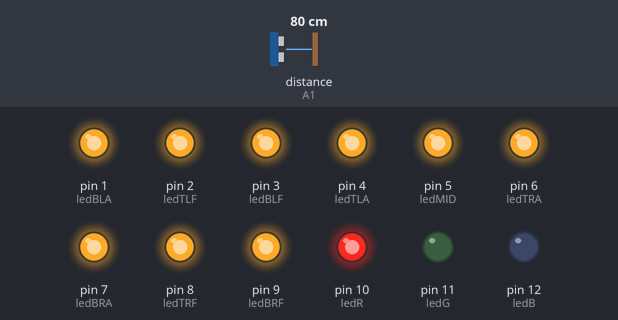
A sketch run on a simulated Arduino Uno, built with avr-gcc and run on an emulated ATmega328P. On the bench: output pins drawn as LEDs (lit = HIGH). Wiring (inferred from the names in the program): ultrasonic range finder: trigger A0; echo A1. The inputs (shaded band) are chosen by the test bench; at power-on: distance to the obstacle (sensor on A1) 80 cm. The echo pulse lasts 58.3 µs per cm; pins used as bus, display or sensor lines are not drawn.

Above: at 1.8 s.
1.9 s: distance to the obstacle (sensor on A1) set to 20 cm
3.7 s: distance to the obstacle (sensor on A1) set to 16 cm
At 9.4 s:
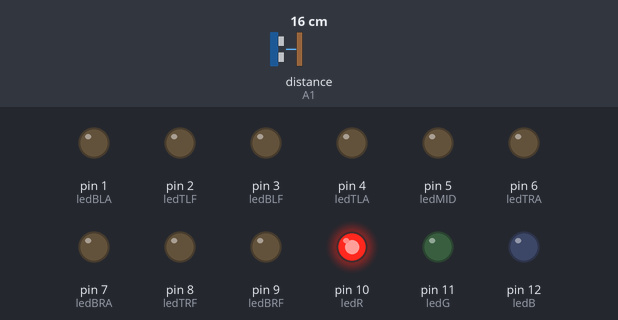
At 13.2 s:
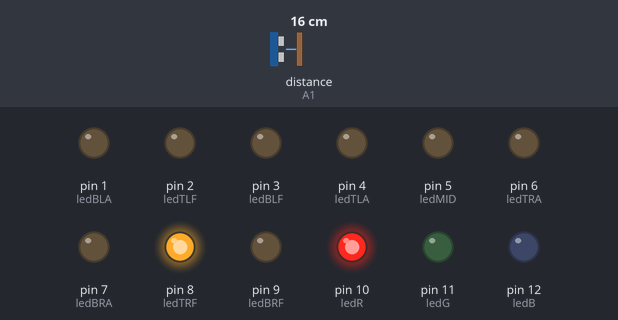
Timing chart, 0 to 13.0 s (numbered marks = the images above; inputs shaded):
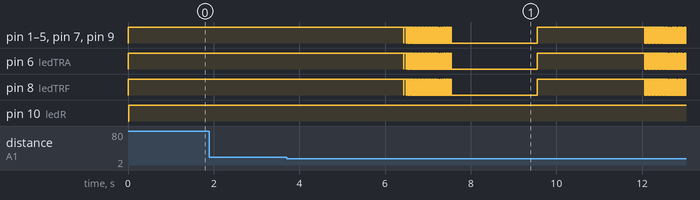

Measured:
- the behaviour switches between 18 and 17 cm on distance to the obstacle (sensor on A1) (found by bisection; images 0 and 1)
- after the input at 3.7 s, pin 1 (ledBLA), pin 2 (ledTLF), pin 3 (ledBLF), pin 4 (ledTLA), pin 5 (ledMID), pin 6 (ledTRA), pin 7 (ledBRA), pin 8 (ledTRF), pin 9 (ledBRF): goes LOW 0.01 s, HIGH 0.05 s, 49 × (LOW 0.01 s, HIGH 0.03 s), LOW 2.0 s, HIGH 2.5 s, 46 × (LOW 0.01 s, HIGH 0.01 s), then LOW, starting after 2.7 s

The sketch:

Fe_cube_07_dist_sensor_nodelay.ino
```cpp
/*
Controlling a led cube or simple LED via a dist sensor

*/

// pins used, avoid use of memory to store it:
#define ledR 10
#define ledG 11
#define ledB 12
// led anodes are connected to pins via a resistor
// Bottom/Top - Left/Right - Aft/Front
#define ledBLA 1
#define ledTLA 4
#define ledBLF 3
#define ledTLF 2
#define ledMID 5
#define ledTRF 8
#define ledBRA 7
#define ledTRA 6
#define ledBRF 9

//distance sensor Trig and Echo
#define trigPin A0
#define echoPin A1

unsigned long currentTime_mus = 0UL, cycle_time = 0UL;
int cycle_brightness = 0;

/*************************************************/
/*       variables for dist sensor interaction   */
/*************************************************/
//activate distance sensor or not
#define USE_DIST true
//speed of sound in air in cm/micros (somewhat slower to account for delay)
#define SPEED_SOUND 0.034
//the max distance in cm we want to measure
#define MAX_DIST 60.
//the distance under which you can't see
#define MIN_DIST 3.5

//control scheme to use to control the LED via dist sensor
#define DSTCTRL_SCALED 0  // color depending on distance hand
#define DSTCTRL_TIMED  1  // color depending on time hand held in place
#define DSTCTROL DSTCTRL_TIMED

//resolution for dist measurements in microseconds
#define DIST_MEAS_RESO 500000UL  //500 ms
//timeout to wait for echo pulse in microseconds
unsigned long timeout_echo = (2* MAX_DIST+1) / SPEED_SOUND;
//storage variables:
unsigned long eduration = 0UL;
float distance = 0, old_distance = 0;
unsigned char echoval;
unsigned long echoduration=0UL;
bool inecholoc = false;
int brightness = 0;
unsigned long last_dist_meas = 0UL;
bool dotrig = false;
//4 scale vals from min to max
#define DSTSCALE_BR_MIN    MIN_DIST
#define DSTSCALE_BR_MAX    MIN_DIST + (MAX_DIST-MIN_DIST)/4.
#define DSTSCALE_BLUE_MIN  DSTSCALE_BR_MAX
#define DSTSCALE_BLUE_MAX  DSTSCALE_BLUE_MIN + (MAX_DIST-MIN_DIST)/4.
#define DSTSCALE_GREEN_MIN DSTSCALE_BLUE_MAX
#define DSTSCALE_GREEN_MAX DSTSCALE_GREEN_MIN + (MAX_DIST-MIN_DIST)/4.
#define DSTSCALE_RED_MIN   DSTSCALE_GREEN_MAX
#define DSTSCALE_RED_MAX   DSTSCALE_RED_MIN + (MAX_DIST-MIN_DIST)/4.

/*************************************************/
/*       Setup code                              */
/*************************************************/
#define test false  //use serial monitor for testing (slows down update rate!)
void setup() {
  if (test) {
    Serial.begin(9600);
  }
 randomSeed(analogRead(0));
 pinMode(ledR,OUTPUT); pinMode(ledG,OUTPUT); pinMode(ledB,OUTPUT);
 pinMode(ledBLA,OUTPUT);  pinMode(ledBLF,OUTPUT); pinMode(ledBRA,OUTPUT);
 pinMode(ledBRF,OUTPUT); pinMode(ledMID,OUTPUT); pinMode(ledTLA,OUTPUT);
 pinMode(ledTLF,OUTPUT); pinMode(ledTRA,OUTPUT); pinMode(ledTRF,OUTPUT);
  // initialize the distance sensor
  pinMode(trigPin, OUTPUT);
  pinMode(echoPin, INPUT);

  cycle_time = micros();
  eduration = 0UL;
}


/*************************************************/
/*      Void Loop & functions                    */
/*************************************************/

float meas_dist(){
  bool updated_dist = false;
  // measure distance once every xx seconds
  if (currentTime_mus-last_dist_meas < DIST_MEAS_RESO){
    dotrig = true;
    inecholoc = false;
  } else if (!inecholoc && dotrig == true){
    dotrig = false;
    // read the distance. Prepare to emit sound
    digitalWrite(trigPin, HIGH);
  } else if (!inecholoc && currentTime_mus-last_dist_meas > DIST_MEAS_RESO + 100UL){
    //we waited long enough, determine new distance, emit sound (8x40kHz pulses):
    echoduration = micros();
    digitalWrite(trigPin, LOW);
    //catch echo, determine distance
    bool contwait = true;
    while (contwait) {
      //timing starts running when pin reads HIGH
      echoval = digitalRead(echoPin);
      if (test) {
        Serial.print("echo val "); Serial.println(echoval);
      }
      if (echoval == HIGH) {
        //start timing
        echoduration = micros();
        contwait = false;
        inecholoc = true;
      } else if (micros() - echoduration > 800UL) {
        //timeout, jump out of loop
        contwait = false;
        inecholoc = false;
        eduration = 0UL;
        updated_dist = true;
      }
    }
  } else if (inecholoc) {
    //we are waiting for the echo, we test the echo pin
    echoval = digitalRead(echoPin);
    //if we read LOW, timing ends
    if (echoval == LOW) {
      //echo received, new edura tion value
      eduration = currentTime_mus-echoduration;
      inecholoc = false;
      updated_dist = true;
    } else if (currentTime_mus-echoduration > timeout_echo) {
      eduration = 0UL;
      inecholoc = false;
      updated_dist = true;
    }
  }
  if (updated_dist) {

      if (test) {
        Serial.print("Duration of echo in microsec ");Serial.println(eduration);
      }
    distance = (eduration/2.) * SPEED_SOUND;
    if (distance < MIN_DIST || distance > MAX_DIST){
      //out of range
      if (test) {
        Serial.println("Niets gezien");
      }
      distance = 0.;
    }
    // Set color values
    dist_to_brightness();
    old_distance = distance;
    if (test) {
       Serial.print("Iets gezien op "); Serial.print(distance); Serial.println(" cm");
     }
    //set time of this dist meas, so it does not happen again too fast
    last_dist_meas = micros();
  }
  return distance;
}


void dist_to_brightness(){
  if (DSTCTROL == DSTCTRL_TIMED) {
    //convert time held in place into brightness value in (0,10)
    if (distance >=DSTSCALE_BR_MIN && distance <= DSTSCALE_BR_MAX ) {
      if (old_distance >=DSTSCALE_BR_MIN && old_distance <= DSTSCALE_BR_MAX ) {
        //second measurement here, we increase brightness one
        brightness += 1;
        if (brightness >10) brightness = 0;
      }
    }
  } else {
    //convert distance into brightness value in (0,10)
    if (distance == 0) {
      return;
    }
    //normalized distance in [0,20]
    brightness = (MAX_DIST-distance) * 10/(MAX_DIST-MIN_DIST);
  }
}


void loop(){
  currentTime_mus = micros();
  meas_dist();  // sets internally distance and brightness

  // a cycle is 20 ms
  if (currentTime_mus - cycle_time > 20000UL) {
    //restart a cycle
    cycle_time = currentTime_mus;
    digitalWrite(ledR, LOW);
    digitalWrite(ledG, LOW);
    digitalWrite(ledB, LOW);
    digitalWrite(ledR, HIGH);
    cycle_brightness = brightness;
    if (cycle_brightness > 0UL){
     all_led_on();
    } else {
      all_led_off();
    }
  }
  //in loop, we keep led state up to point that we need to switch led off
  if (currentTime_mus - cycle_time > 2*cycle_brightness*1000UL){
    all_led_off();
  }
}

void all_led_off(){
 digitalWrite(ledBLA,HIGH); digitalWrite(ledBLF,HIGH);
 digitalWrite(ledBRA,HIGH); digitalWrite(ledBRF,HIGH);
 digitalWrite(ledMID,HIGH); digitalWrite(ledTLA,HIGH);
 digitalWrite(ledTLF,HIGH); digitalWrite(ledTRA,HIGH);
 digitalWrite(ledTRF,HIGH);
}

void all_led_on(){
 digitalWrite(ledBLA,LOW); digitalWrite(ledBLF,LOW);
 digitalWrite(ledBRA,LOW); digitalWrite(ledBRF,LOW);
 digitalWrite(ledMID,LOW); digitalWrite(ledTLA,LOW);
 digitalWrite(ledTLF,LOW); digitalWrite(ledTRA,LOW);
 digitalWrite(ledTRF,LOW);
}
```
